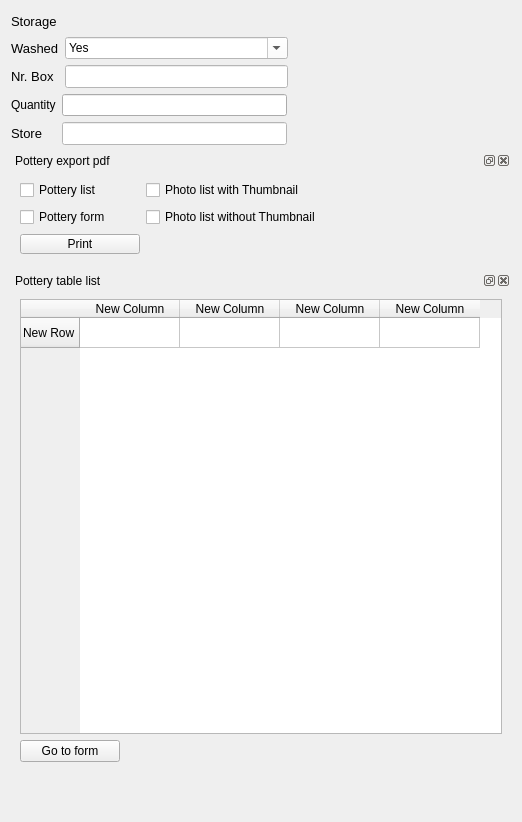
     <widget class="QWidget" name="tab_6">
      <attribute name="title">
       <string>Storage</string>
      </attribute>
      <layout class="QGridLayout" name="gridLayout_32">
       <item row="1" column="0">
        <widget class="QgsDockWidget" name="mDockWidget_export">
         <property name="minimumSize">
          <size>
           <width>310</width>
           <height>114</height>
          </size>
         </property>
         <property name="floating">
          <bool>true</bool>
         </property>
         <property name="windowTitle">
          <string>Pottery export pdf</string>
         </property>
         <widget class="QWidget" name="dockWidgetContents_4">
          <layout class="QGridLayout" name="gridLayout_33">
           <item row="0" column="0">
            <widget class="QCheckBox" name="checkBox_e_pottery">
             <property name="text">
              <string>Pottery list</string>
             </property>
            </widget>
           </item>
           <item row="0" column="1">
            <widget class="QCheckBox" name="checkBox_e_foto_t">
             <property name="text">
              <string>Photo list with Thumbnail</string>
             </property>
            </widget>
           </item>
           <item row="1" column="0">
            <widget class="QCheckBox" name="checkBox_s_pottery">
             <property name="text">
              <string>Pottery form</string>
             </property>
            </widget>
           </item>
           <item row="1" column="1">
            <widget class="QCheckBox" name="checkBox_e_foto">
             <property name="text">
              <string>Photo list without Thumbnail</string>
             </property>
            </widget>
           </item>
           <item row="2" column="0">
            <widget class="QPushButton" name="pushButton_print">
             <property name="minimumSize">
              <size>
               <width>0</width>
               <height>0</height>
              </size>
             </property>
             <property name="maximumSize">
              <size>
               <width>120</width>
               <height>20</height>
              </size>
             </property>
             <property name="text">
              <string>Print</string>
             </property>
             <property name="icon">
              <iconset resource="../../resources/resources.qrc">
               <normaloff>:/icons/pdf-icon.png</normaloff>:/icons/pdf-icon.png</iconset>
             </property>
             <property name="iconSize">
              <size>
               <width>10</width>
               <height>10</height>
              </size>
             </property>
            </widget>
           </item>
          </layout>
         </widget>
        </widget>
       </item>
       <item row="3" column="0">
        <spacer name="verticalSpacer">
         <property name="orientation">
          <enum>Qt::Vertical</enum>
         </property>
         <property name="sizeHint" stdset="0">
          <size>
           <width>20</width>
           <height>40</height>
          </size>
         </property>
        </spacer>
       </item>
       <item row="0" column="0">
        <layout class="QGridLayout" name="gridLayout_24">
         <item row="1" column="0">
          <layout class="QGridLayout" name="gridLayout_30">
           <item row="1" column="2">
            <widget class="QComboBox" name="comboBox_washed">
             <property name="styleSheet">
              <string notr="true">background-color: rgb(255, 255, 255);</string>
             </property>
             <property name="editable">
              <bool>true</bool>
             </property>
             <item>
              <property name="text">
               <string>Yes</string>
              </property>
             </item>
             <item>
              <property name="text">
               <string>No</string>
              </property>
             </item>
             <item>
              <property name="text">
               <string/>
              </property>
             </item>
            </widget>
           </item>
           <item row="1" column="1">
            <widget class="QLabel" name="label_54">
             <property name="font">
              <font>
               <family>MS Shell Dlg 2</family>
               <pointsize>10</pointsize>
               <weight>9</weight>
               <italic>false</italic>
               <bold>false</bold>
              </font>
             </property>
             <property name="text">
              <string>Washed</string>
             </property>
            </widget>
           </item>
           <item row="2" column="1">
            <widget class="QLabel" name="label_53">
             <property name="font">
              <font>
               <family>MS Shell Dlg 2</family>
               <pointsize>10</pointsize>
               <weight>9</weight>
               <italic>false</italic>
               <bold>false</bold>
              </font>
             </property>
             <property name="text">
              <string>Nr. Box</string>
             </property>
            </widget>
           </item>
           <item row="2" column="4">
            <spacer name="horizontalSpacer_18">
             <property name="orientation">
              <enum>Qt::Horizontal</enum>
             </property>
             <property name="sizeHint" stdset="0">
              <size>
               <width>168</width>
               <height>20</height>
              </size>
             </property>
            </spacer>
           </item>
           <item row="2" column="2">
            <widget class="QLineEdit" name="lineEdit_box">
             <property name="enabled">
              <bool>true</bool>
             </property>
             <property name="font">
              <font>
               <family>MS Shell Dlg 2</family>
               <pointsize>10</pointsize>
               <weight>9</weight>
               <italic>false</italic>
               <bold>false</bold>
              </font>
             </property>
             <property name="styleSheet">
              <string notr="true">background-color: rgb(255, 255, 255);</string>
             </property>
             <property name="text">
              <string/>
             </property>
            </widget>
           </item>
          </layout>
         </item>
         <item row="0" column="0">
          <layout class="QGridLayout" name="gridLayout_29">
           <item row="0" column="0">
            <widget class="QLabel" name="label_52">
             <property name="font">
              <font>
               <family>MS Shell Dlg 2</family>
               <pointsize>10</pointsize>
               <weight>9</weight>
               <italic>false</italic>
               <bold>false</bold>
              </font>
             </property>
             <property name="text">
              <string>Storage</string>
             </property>
            </widget>
           </item>
           <item row="0" column="1">
            <spacer name="horizontalSpacer_17">
             <property name="orientation">
              <enum>Qt::Horizontal</enum>
             </property>
             <property name="sizeHint" stdset="0">
              <size>
               <width>248</width>
               <height>20</height>
              </size>
             </property>
            </spacer>
           </item>
          </layout>
         </item>
         <item row="3" column="0">
          <layout class="QGridLayout" name="gridLayout_31">
           <item row="2" column="1">
            <widget class="QLineEdit" name="lineEdit_storage_">
             <property name="font">
              <font>
               <family>MS Shell Dlg 2</family>
               <pointsize>10</pointsize>
               <weight>9</weight>
               <italic>false</italic>
               <bold>false</bold>
              </font>
             </property>
             <property name="styleSheet">
              <string notr="true">background-color: rgb(255, 255, 255);</string>
             </property>
             <property name="text">
              <string/>
             </property>
            </widget>
           </item>
           <item row="2" column="0">
            <widget class="QLabel" name="label_55">
             <property name="font">
              <font>
               <family>MS Shell Dlg 2</family>
               <pointsize>10</pointsize>
               <weight>9</weight>
               <italic>false</italic>
               <bold>false</bold>
              </font>
             </property>
             <property name="text">
              <string>Store</string>
             </property>
            </widget>
           </item>
           <item row="1" column="1">
            <widget class="QLineEdit" name="lineEdit_qty">
             <property name="readOnly">
              <bool>false</bool>
             </property>
            </widget>
           </item>
           <item row="1" column="0">
            <widget class="QLabel" name="label">
             <property name="text">
              <string>Quantity</string>
             </property>
            </widget>
           </item>
           <item row="1" column="2">
            <spacer name="horizontalSpacer">
             <property name="orientation">
              <enum>Qt::Horizontal</enum>
             </property>
             <property name="sizeHint" stdset="0">
              <size>
               <width>40</width>
               <height>20</height>
              </size>
             </property>
            </spacer>
           </item>
          </layout>
         </item>
        </layout>
       </item>
       <item row="2" column="0">
        <widget class="QgsDockWidget" name="mDockWidget_2">
         <property name="minimumSize">
          <size>
           <width>500</width>
           <height>500</height>
          </size>
         </property>
         <property name="inputMethodHints">
          <set>Qt::ImhDialableCharactersOnly|Qt::ImhEmailCharactersOnly|Qt::ImhLatinOnly|Qt::ImhLowercaseOnly|Qt::ImhUppercaseOnly|Qt::ImhUrlCharactersOnly</set>
         </property>
         <property name="floating">
          <bool>true</bool>
         </property>
         <property name="windowTitle">
          <string>Pottery table list</string>
         </property>
         <widget class="QWidget" name="dockWidgetContents_5">
          <layout class="QGridLayout" name="gridLayout_34">
           <item row="0" column="0">
            <widget class="QTableWidget" name="tableWidget_foto">
             <property name="autoScrollMargin">
              <number>16</number>
             </property>
             <row>
              <property name="text">
               <string>New Row</string>
              </property>
             </row>
             <column>
              <property name="text">
               <string>New Column</string>
              </property>
             </column>
             <column>
              <property name="text">
               <string>New Column</string>
              </property>
             </column>
             <column>
              <property name="text">
               <string>New Column</string>
              </property>
             </column>
             <column>
              <property name="text">
               <string>New Column</string>
              </property>
             </column>
            </widget>
           </item>
           <item row="1" column="0">
            <widget class="QPushButton" name="pushButton_go_to_scheda">
             <property name="maximumSize">
              <size>
               <width>100</width>
               <height>16777215</height>
              </size>
             </property>
             <property name="text">
              <string>Go to form</string>
             </property>
            </widget>
           </item>
          </layout>
         </widget>
        </widget>
       </item>
      </layout>
     </widget>
